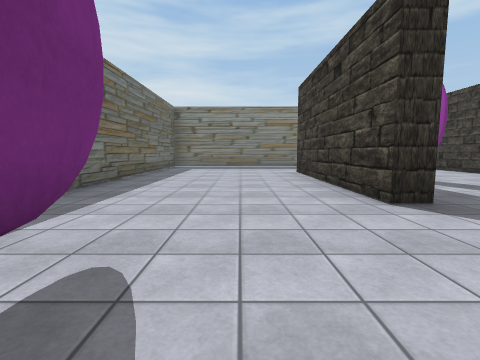
View 1 (above)

24 first-person views from a walk through a Unity game level. The camera is 1.2 m above the floor, tilts 6° down and sees 85° across. The floor is counted in squares, 2 m on a side. Each view is taken from the middle of a square. On the plan, view 1 faces up. The plan holds only what a view shows up to about 9 squares ahead; the rest is blank. The player character is not drawn. Some animated figures are left out. Some surface patterns are stand-ins.

View 2
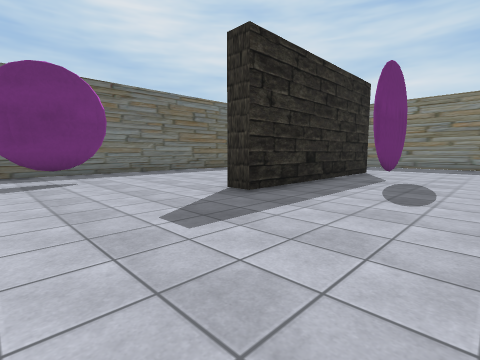

View 3
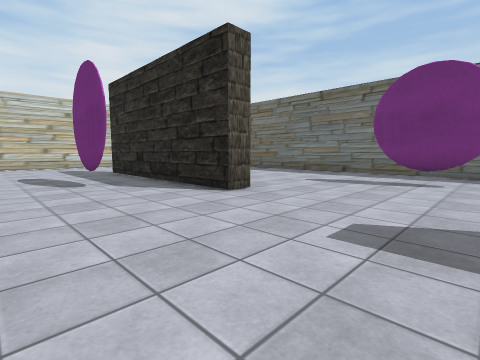

View 4
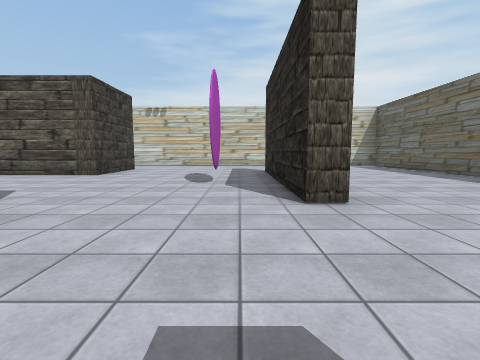

View 5
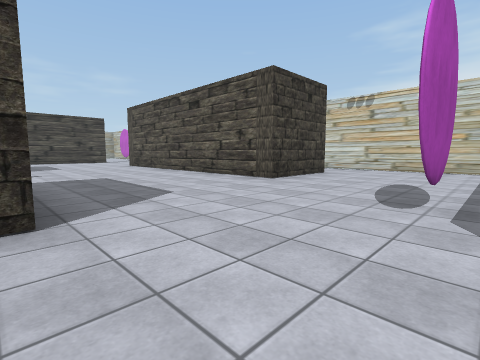

View 6
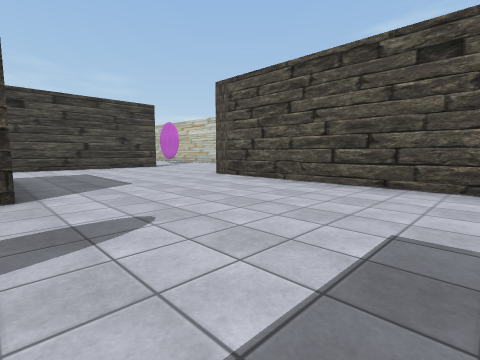

View 7
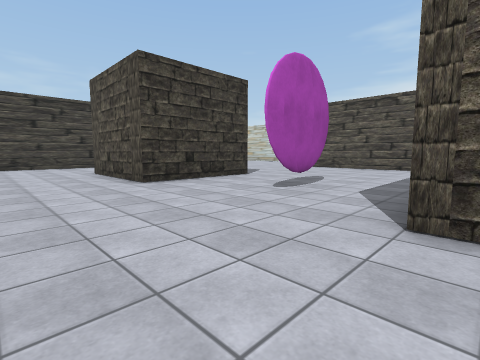

View 8
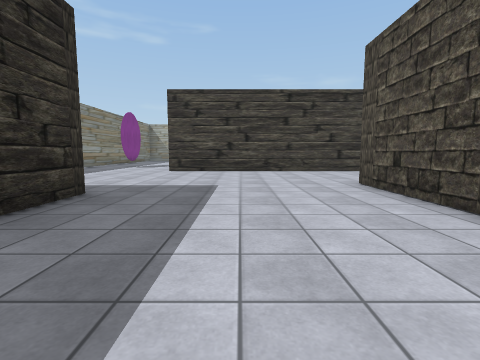

View 9
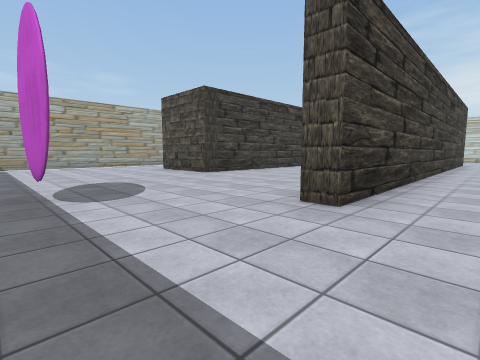

View 10
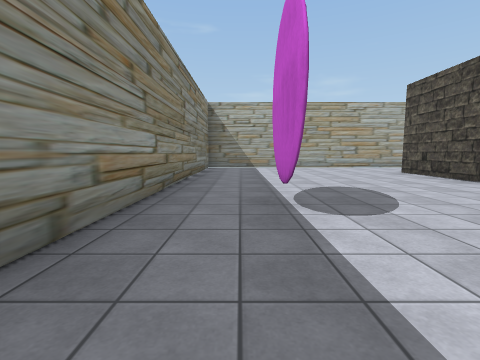

View 11
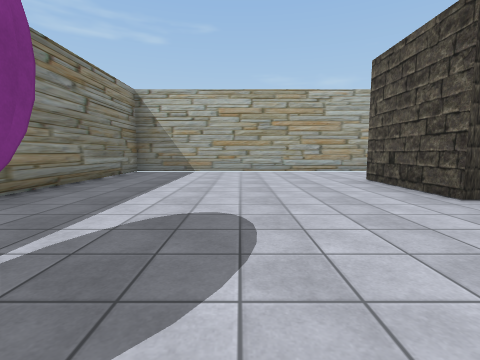

View 12
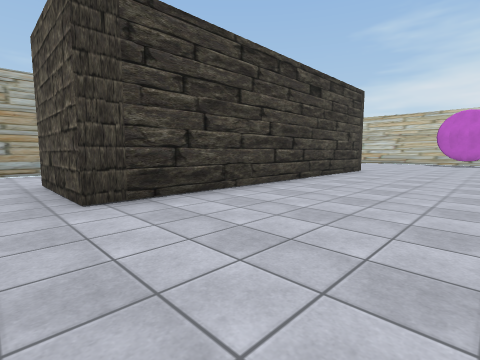

View 13
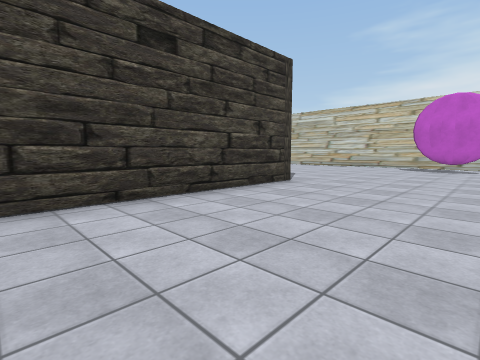

View 14
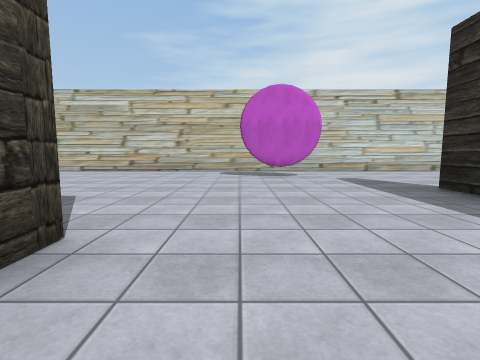

View 15
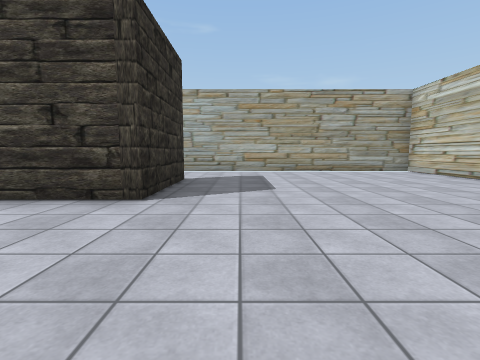

View 16
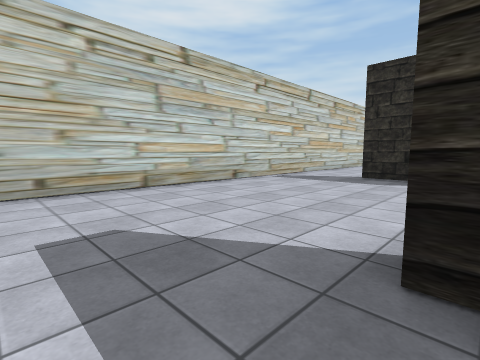

View 17
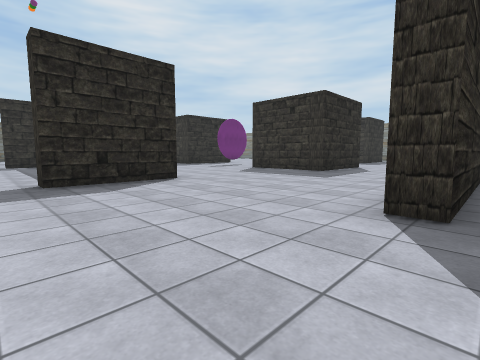

View 18
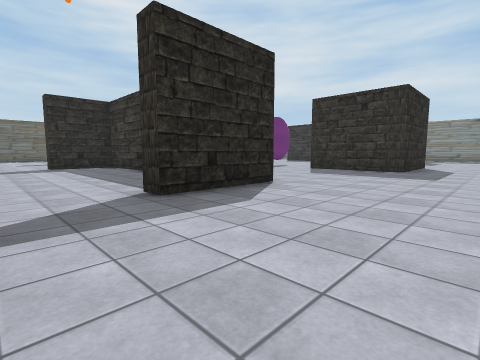

View 19
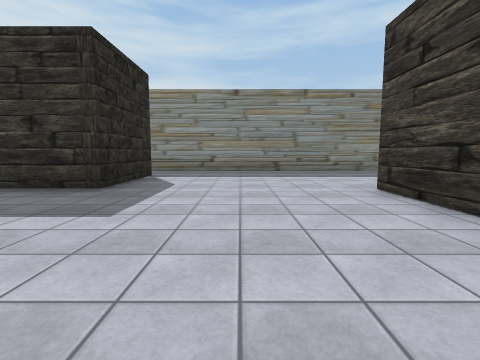

View 20
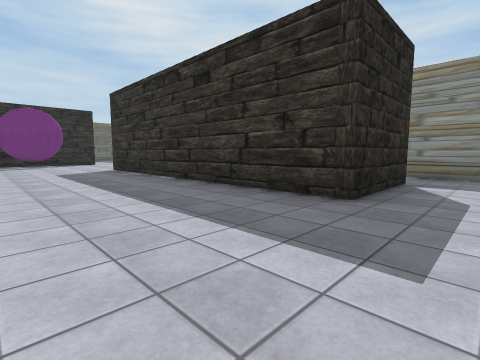

View 21
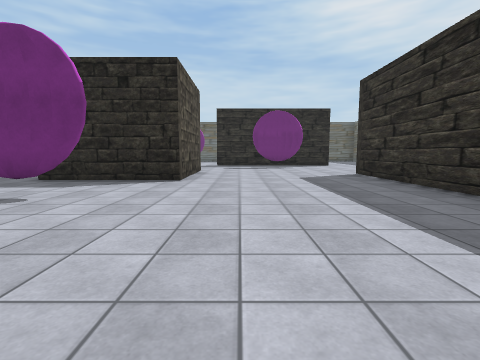

View 22
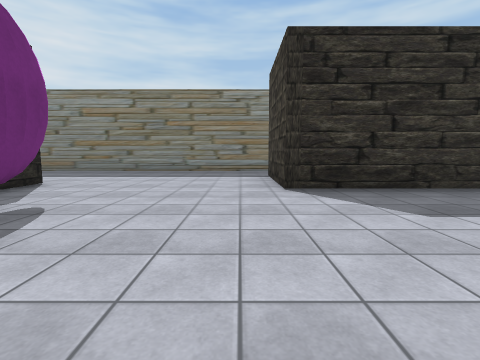

View 23
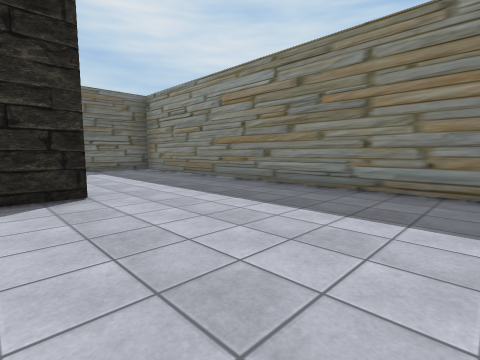

View 24
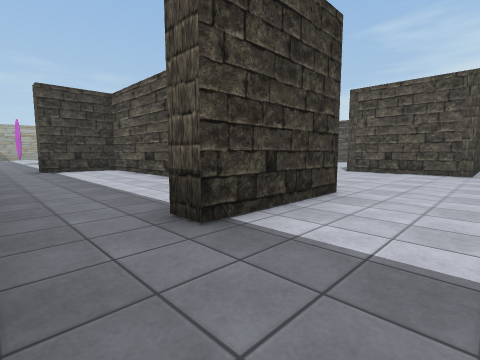

### Floor plan
Ten units are one square. View 1 is at (0, 0); x grows to the right and y downward. Boxes are objects, and circles mark ways between rooms. Rooms are numbered by the first view taken in them; rooms with no view inside come last. Other rooms are left out.
<svg viewBox="-33 -117 330 215">
<path fill="none" stroke="#000" d="M16 10 22 10 22 61M-9 -8 -10 -2M-9 -7 -11 -1M-10 -18 -9 -2M-10 -19 -9 -11M-11 -19 -8 -13M55 -6 55 -27M36 -49 34 -46M33 31 35 27M35 37 35 43M34 38 35 26M35 42 34 36M22 -80 22 -30 17 -30 17 -79M67 -72 67 -97 72 -97M67 74 67 48M34 93 66 93M70 -112 -28 -112 -28 71M197 16 197 53 191 53M160 -19 160 3 139 3M192 26 192 -72 198 -72M130 4 130 -27 160 -27M105 -1 104 -9M104 -12 105 -18 107 -14M104 -4 105 -19 105 -8M268 28 242 28 242 -52 268 -52M103 -14 105 -18 106 -12M211 75 218 74M215 -94 212 -95 217 -97M212 75 227 74M212 -95 224 -96M222 74 229 75M225 73 229 75M221 -95 228 -95M142 -97 147 -97 147 -72 67 -72M292 -40 292 -112 141 -112M134 93 292 93 292 22M55 4 55 -6M67 48 147 48 147 73M55 -27 85 -27 85 2M35 26 36 41M35 27 36 32M35 27 36 30M36 -54 35 -46M35 -64 36 -59M35 -64 36 -49"/>
<circle cx="53" cy="-11" r="3" fill="#2a7"/>
<text x="20" y="-10">1</text>
<text x="190" y="-10">2</text>
</svg>
Room 1 opens to room 2.

Where each view was taken, in squares from view 1:
view 1: 0 up, 0 right, facing up
view 2: 0 up, 5 right, facing up-left
view 3: 2 up, 5 right, facing down-left
view 4: 2 up, 3 right, facing down
view 5: 0 up, 3 right, facing down-right
view 6: 0 up, 9 right, facing down-right
view 7: 5 up, 8 right, facing down-right
view 8: 5 up, 11 right, facing right
view 9: 10 up, 18 right, facing down-right
view 10: 10 up, 19 right, facing right
view 11: 8 up, 21 right, facing right
view 12: 6 up, 21 right, facing down-right
view 13: 2 up, 21 right, facing down-right
view 14: 1 down, 23 right, facing down
view 15: 4 down, 21 right, facing right
view 16: 5 down, 21 right, facing down-left
view 17: 8 down, 20 right, facing up-left
view 18: 9 down, 18 right, facing up-left
view 19: 3 up, 17 right, facing up
view 20: 4 up, 16 right, facing up-left
view 21: 4 up, 14 right, facing left
view 22: 3 up, 6 right, facing up
view 23: 7 up, 6 right, facing up-left
view 24: 11 up, 5 right, facing down-right
